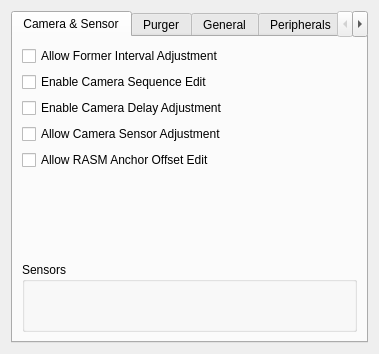
<?xml version="1.0" encoding="UTF-8"?>
<ui version="4.0">
 <class>SettingDialog</class>
 <widget class="QDialog" name="SettingDialog">
  <property name="geometry">
   <rect>
    <x>0</x>
    <y>0</y>
    <width>379</width>
    <height>354</height>
   </rect>
  </property>
  <property name="windowTitle">
   <string>Setting</string>
  </property>
  <layout class="QHBoxLayout" name="horizontalLayout">
   <item>
    <widget class="QTabWidget" name="tabWidget">
     <property name="currentIndex">
      <number>0</number>
     </property>
     <widget class="QWidget" name="tab_cam_setting">
      <attribute name="title">
       <string>Camera &amp;&amp; Sensor</string>
      </attribute>
      <layout class="QVBoxLayout" name="verticalLayout">
       <item>
        <widget class="QCheckBox" name="formerIntCheckBox">
         <property name="text">
          <string>Allow Former Interval Adjustment</string>
         </property>
        </widget>
       </item>
       <item>
        <widget class="QCheckBox" name="camSeqCheckBox">
         <property name="text">
          <string>Enable Camera Sequence Edit</string>
         </property>
        </widget>
       </item>
       <item>
        <widget class="QCheckBox" name="camDelayCheckBox">
         <property name="text">
          <string>Enable Camera Delay Adjustment</string>
         </property>
        </widget>
       </item>
       <item>
        <widget class="QCheckBox" name="sensorCheckBox">
         <property name="text">
          <string>Allow Camera Sensor Adjustment</string>
         </property>
        </widget>
       </item>
       <item>
        <widget class="QCheckBox" name="rasmOffsetCheckBox">
         <property name="text">
          <string>Allow RASM Anchor Offset Edit</string>
         </property>
        </widget>
       </item>
       <item>
        <spacer name="verticalSpacer_2">
         <property name="orientation">
          <enum>Qt::Vertical</enum>
         </property>
         <property name="sizeType">
          <enum>QSizePolicy::MinimumExpanding</enum>
         </property>
         <property name="sizeHint" stdset="0">
          <size>
           <width>0</width>
           <height>5</height>
          </size>
         </property>
        </spacer>
       </item>
       <item>
        <widget class="QGroupBox" name="groupBox_7">
         <property name="sizePolicy">
          <sizepolicy hsizetype="Minimum" vsizetype="MinimumExpanding">
           <horstretch>0</horstretch>
           <verstretch>0</verstretch>
          </sizepolicy>
         </property>
         <property name="minimumSize">
          <size>
           <width>0</width>
           <height>20</height>
          </size>
         </property>
         <property name="maximumSize">
          <size>
           <width>16777215</width>
           <height>70</height>
          </size>
         </property>
         <property name="title">
          <string>Sensors</string>
         </property>
         <layout class="QHBoxLayout" name="horizontalLayout_6">
          <property name="sizeConstraint">
           <enum>QLayout::SetDefaultConstraint</enum>
          </property>
          <property name="leftMargin">
           <number>0</number>
          </property>
          <property name="topMargin">
           <number>0</number>
          </property>
          <property name="rightMargin">
           <number>0</number>
          </property>
          <property name="bottomMargin">
           <number>0</number>
          </property>
          <item>
           <layout class="QGridLayout" name="grid_sensor">
            <property name="leftMargin">
             <number>4</number>
            </property>
            <property name="topMargin">
             <number>4</number>
            </property>
            <property name="rightMargin">
             <number>4</number>
            </property>
            <property name="bottomMargin">
             <number>4</number>
            </property>
           </layout>
          </item>
          <item>
           <spacer name="horizontalSpacer">
            <property name="orientation">
             <enum>Qt::Horizontal</enum>
            </property>
            <property name="sizeType">
             <enum>QSizePolicy::Expanding</enum>
            </property>
            <property name="sizeHint" stdset="0">
             <size>
              <width>40</width>
              <height>20</height>
             </size>
            </property>
           </spacer>
          </item>
         </layout>
        </widget>
       </item>
      </layout>
     </widget>
     <widget class="QWidget" name="tab_plc_setting">
      <attribute name="title">
       <string>Purger</string>
      </attribute>
      <layout class="QGridLayout" name="gridLayout_2">
       <item row="0" column="0">
        <layout class="QGridLayout" name="gridLayout">
         <item row="1" column="0">
          <widget class="QGroupBox" name="groupBox">
           <property name="title">
            <string>Left Out</string>
           </property>
           <layout class="QHBoxLayout" name="horizontalLayout_4">
            <item>
             <layout class="QFormLayout" name="form_plc_2">
              <item row="0" column="0">
               <widget class="QLabel" name="label_7">
                <property name="text">
                 <string>Distance :</string>
                </property>
               </widget>
              </item>
              <item row="2" column="0">
               <widget class="QLabel" name="label_8">
                <property name="text">
                 <string>Time Interval :</string>
                </property>
               </widget>
              </item>
              <item row="3" column="0">
               <widget class="QLabel" name="label_9">
                <property name="text">
                 <string>Duration :</string>
                </property>
               </widget>
              </item>
              <item row="1" column="0">
               <widget class="QLabel" name="label_15">
                <property name="text">
                 <string>Delay :</string>
                </property>
               </widget>
              </item>
             </layout>
            </item>
           </layout>
          </widget>
         </item>
         <item row="1" column="1">
          <widget class="QGroupBox" name="groupBox_3">
           <property name="title">
            <string>Right Out</string>
           </property>
           <layout class="QHBoxLayout" name="horizontalLayout_5">
            <item>
             <layout class="QFormLayout" name="form_plc_3">
              <item row="0" column="0">
               <widget class="QLabel" name="label_10">
                <property name="text">
                 <string>Distance :</string>
                </property>
               </widget>
              </item>
              <item row="2" column="0">
               <widget class="QLabel" name="label_11">
                <property name="text">
                 <string>Time Interval :</string>
                </property>
               </widget>
              </item>
              <item row="3" column="0">
               <widget class="QLabel" name="label_12">
                <property name="text">
                 <string>Duration :</string>
                </property>
               </widget>
              </item>
              <item row="1" column="0">
               <widget class="QLabel" name="label_16">
                <property name="text">
                 <string>Delay :</string>
                </property>
               </widget>
              </item>
             </layout>
            </item>
           </layout>
          </widget>
         </item>
         <item row="0" column="0">
          <widget class="QGroupBox" name="groupBox_2">
           <property name="title">
            <string>Left In</string>
           </property>
           <layout class="QHBoxLayout" name="horizontalLayout_2">
            <item>
             <layout class="QFormLayout" name="form_plc_0">
              <item row="0" column="0">
               <widget class="QLabel" name="label">
                <property name="text">
                 <string>Distance :</string>
                </property>
               </widget>
              </item>
              <item row="2" column="0">
               <widget class="QLabel" name="label_2">
                <property name="text">
                 <string>Time Interval :</string>
                </property>
               </widget>
              </item>
              <item row="3" column="0">
               <widget class="QLabel" name="label_3">
                <property name="text">
                 <string>Duration :</string>
                </property>
               </widget>
              </item>
              <item row="1" column="0">
               <widget class="QLabel" name="label_13">
                <property name="text">
                 <string>Delay :</string>
                </property>
               </widget>
              </item>
             </layout>
            </item>
           </layout>
          </widget>
         </item>
         <item row="0" column="1">
          <widget class="QGroupBox" name="groupBox_4">
           <property name="title">
            <string>Right In</string>
           </property>
           <layout class="QHBoxLayout" name="horizontalLayout_3">
            <item>
             <layout class="QFormLayout" name="form_plc_1">
              <item row="0" column="0">
               <widget class="QLabel" name="label_4">
                <property name="text">
                 <string>Distance : </string>
                </property>
               </widget>
              </item>
              <item row="2" column="0">
               <widget class="QLabel" name="label_5">
                <property name="text">
                 <string>Time Interval :</string>
                </property>
               </widget>
              </item>
              <item row="3" column="0">
               <widget class="QLabel" name="label_6">
                <property name="text">
                 <string>Duration :</string>
                </property>
               </widget>
              </item>
              <item row="1" column="0">
               <widget class="QLabel" name="label_14">
                <property name="text">
                 <string>Delay :</string>
                </property>
               </widget>
              </item>
             </layout>
            </item>
           </layout>
          </widget>
         </item>
        </layout>
       </item>
       <item row="1" column="0">
        <widget class="QDialogButtonBox" name="buttonBox">
         <property name="standardButtons">
          <set>QDialogButtonBox::Apply|QDialogButtonBox::Cancel|QDialogButtonBox::Ok</set>
         </property>
        </widget>
       </item>
      </layout>
     </widget>
     <widget class="QWidget" name="tab_general_setting">
      <attribute name="title">
       <string>General</string>
      </attribute>
      <layout class="QVBoxLayout" name="verticalLayout_3">
       <item>
        <layout class="QVBoxLayout" name="verticalLayout_2">
         <item>
          <layout class="QFormLayout" name="form_general">
           <property name="sizeConstraint">
            <enum>QLayout::SetDefaultConstraint</enum>
           </property>
           <item row="0" column="0">
            <widget class="QLabel" name="label_17">
             <property name="text">
              <string>Factory:</string>
             </property>
            </widget>
           </item>
           <item row="1" column="0">
            <widget class="QLabel" name="label_18">
             <property name="text">
              <string>Line:</string>
             </property>
            </widget>
           </item>
           <item row="2" column="0">
            <widget class="QLabel" name="label_19">
             <property name="text">
              <string>PLC IP Addr:</string>
             </property>
            </widget>
           </item>
           <item row="3" column="0">
            <widget class="QLabel" name="label_20">
             <property name="text">
              <string>RASM Arm Num:</string>
             </property>
            </widget>
           </item>
           <item row="4" column="0">
            <widget class="QLabel" name="label_21">
             <property name="text">
              <string>Teams Webhook Addr:</string>
             </property>
            </widget>
           </item>
          </layout>
         </item>
        </layout>
       </item>
       <item>
        <widget class="QFrame" name="frame">
         <property name="sizePolicy">
          <sizepolicy hsizetype="Preferred" vsizetype="MinimumExpanding">
           <horstretch>0</horstretch>
           <verstretch>0</verstretch>
          </sizepolicy>
         </property>
         <property name="frameShape">
          <enum>QFrame::StyledPanel</enum>
         </property>
         <property name="frameShadow">
          <enum>QFrame::Raised</enum>
         </property>
         <layout class="QGridLayout" name="gridLayout_4">
          <property name="leftMargin">
           <number>0</number>
          </property>
          <property name="topMargin">
           <number>0</number>
          </property>
          <property name="rightMargin">
           <number>0</number>
          </property>
          <property name="bottomMargin">
           <number>0</number>
          </property>
          <item row="0" column="0">
           <layout class="QGridLayout" name="grid_classToPurge"/>
          </item>
         </layout>
        </widget>
       </item>
      </layout>
     </widget>
     <widget class="QWidget" name="tab_peri_setting">
      <attribute name="title">
       <string>Peripherals</string>
      </attribute>
      <layout class="QVBoxLayout" name="verticalLayout_6">
       <item>
        <layout class="QVBoxLayout" name="periVLayout">
         <property name="spacing">
          <number>2</number>
         </property>
        </layout>
       </item>
      </layout>
     </widget>
     <widget class="QWidget" name="tab">
      <attribute name="title">
       <string>Former</string>
      </attribute>
      <layout class="QVBoxLayout" name="verticalLayout_5">
       <item>
        <layout class="QVBoxLayout" name="formerVLayout">
         <item>
          <widget class="QCheckBox" name="formerMarkingCheckBox">
           <property name="text">
            <string>Enable Former Marking Signal</string>
           </property>
          </widget>
         </item>
        </layout>
       </item>
      </layout>
     </widget>
    </widget>
   </item>
  </layout>
 </widget>
 <resources/>
 <connections/>
</ui>
